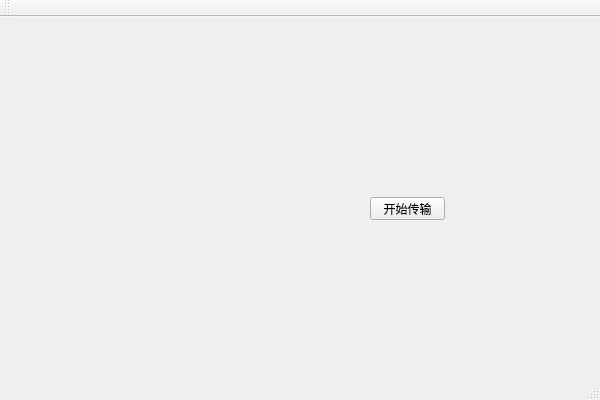
<?xml version="1.0" encoding="UTF-8"?>
<ui version="4.0">
 <class>MainWindowClass</class>
 <widget class="QMainWindow" name="MainWindowClass">
  <property name="geometry">
   <rect>
    <x>0</x>
    <y>0</y>
    <width>600</width>
    <height>400</height>
   </rect>
  </property>
  <property name="windowTitle">
   <string>MainWindow</string>
  </property>
  <widget class="QWidget" name="centralWidget">
   <widget class="QPushButton" name="pb_start">
    <property name="geometry">
     <rect>
      <x>370</x>
      <y>180</y>
      <width>75</width>
      <height>23</height>
     </rect>
    </property>
    <property name="text">
     <string>开始传输</string>
    </property>
   </widget>
  </widget>
  <widget class="QMenuBar" name="menuBar">
   <property name="geometry">
    <rect>
     <x>0</x>
     <y>0</y>
     <width>600</width>
     <height>23</height>
    </rect>
   </property>
  </widget>
  <widget class="QToolBar" name="mainToolBar">
   <attribute name="toolBarArea">
    <enum>TopToolBarArea</enum>
   </attribute>
   <attribute name="toolBarBreak">
    <bool>false</bool>
   </attribute>
  </widget>
  <widget class="QStatusBar" name="statusBar"/>
 </widget>
 <layoutdefault spacing="6" margin="11"/>
 <resources>
  <include location="MainWindow.qrc"/>
 </resources>
 <connections/>
</ui>
